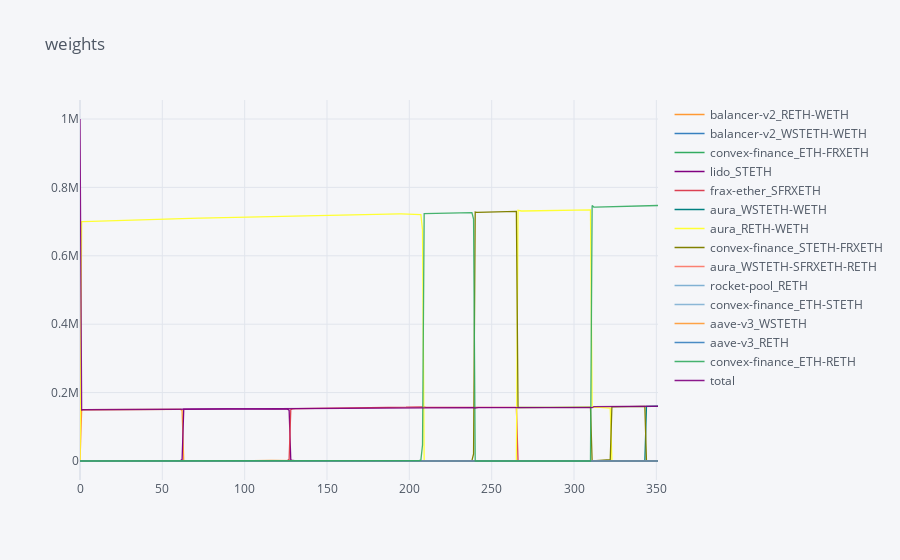

Notebook cell for this chart:
### Markdown cell above
## zoom on optimal settings

### Code cell
weights = backtest['weights']
weights = weights.rename(columns={col: strategies[vault][vault][int(col)] if col != 'total' else col for col in backtest['weights'].columns})
weights.iplot(title='weights')

### Figure 1 — Plotly figure (JSON) as saved in the notebook; plotly's stock layout.template omitted (floating-point values rounded to 4 significant figures; data arrays with more than 128 entries replaced by an {"elided": "..."} marker saying what was removed)
{"data": [{"line": {"color": "rgba(255, 153, 51, 1.0)", "dash": "solid", "shape": "linear", "width": 1.3}, "mode": "lines", "name": "balancer-v2_RETH-WETH", "text": "", "type": "scatter", "x": {"elided": "352 int values"}, "y": {"elided": "352 float values"}}, {"line": {"color": "rgba(55, 128, 191, 1.0)", "dash": "solid", "shape": "linear", "width": 1.3}, "mode": "lines", "name": "balancer-v2_WSTETH-WETH", "text": "", "type": "scatter", "x": {"elided": "352 int values"}, "y": {"elided": "352 float values"}}, {"line": {"color": "rgba(50, 171, 96, 1.0)", "dash": "solid", "shape": "linear", "width": 1.3}, "mode": "lines", "name": "convex-finance_ETH-FRXETH", "text": "", "type": "scatter", "x": {"elided": "352 int values"}, "y": {"elided": "352 float values"}}, {"line": {"color": "rgba(128, 0, 128, 1.0)", "dash": "solid", "shape": "linear", "width": 1.3}, "mode": "lines", "name": "lido_STETH", "text": "", "type": "scatter", "x": {"elided": "352 int values"}, "y": {"elided": "352 float values"}}, {"line": {"color": "rgba(219, 64, 82, 1.0)", "dash": "solid", "shape": "linear", "width": 1.3}, "mode": "lines", "name": "frax-ether_SFRXETH", "text": "", "type": "scatter", "x": {"elided": "352 int values"}, "y": {"elided": "352 float values"}}, {"line": {"color": "rgba(0, 128, 128, 1.0)", "dash": "solid", "shape": "linear", "width": 1.3}, "mode": "lines", "name": "aura_WSTETH-WETH", "text": "", "type": "scatter", "x": {"elided": "352 int values"}, "y": {"elided": "352 float values"}}, {"line": {"color": "rgba(255, 255, 51, 1.0)", "dash": "solid", "shape": "linear", "width": 1.3}, "mode": "lines", "name": "aura_RETH-WETH", "text": "", "type": "scatter", "x": {"elided": "352 int values"}, "y": {"elided": "352 float values"}}, {"line": {"color": "rgba(128, 128, 0, 1.0)", "dash": "solid", "shape": "linear", "width": 1.3}, "mode": "lines", "name": "convex-finance_STETH-FRXETH", "text": "", "type": "scatter", "x": {"elided": "352 int values"}, "y": {"elided": "352 float values"}}, {"line": {"color": "rgba(251, 128, 114, 1.0)", "dash": "solid", "shape": "linear", "width": 1.3}, "mode": "lines", "name": "aura_WSTETH-SFRXETH-RETH", "text": "", "type": "scatter", "x": {"elided": "352 int values"}, "y": {"elided": "352 float values"}}, {"line": {"color": "rgba(128, 177, 211, 1.0)", "dash": "solid", "shape": "linear", "width": 1.3}, "mode": "lines", "name": "rocket-pool_RETH", "text": "", "type": "scatter", "x": {"elided": "352 int values"}, "y": {"elided": "352 float values"}}, {"line": {"color": "rgba(128, 177, 211, 0.8999999999999999)", "dash": "solid", "shape": "linear", "width": 1.3}, "mode": "lines", "name": "convex-finance_ETH-STETH", "text": "", "type": "scatter", "x": {"elided": "352 int values"}, "y": {"elided": "352 float values"}}, {"line": {"color": "rgba(255, 153, 51, 0.8999999999999999)", "dash": "solid", "shape": "linear", "width": 1.3}, "mode": "lines", "name": "aave-v3_WSTETH", "text": "", "type": "scatter", "x": {"elided": "352 int values"}, "y": {"elided": "352 float values"}}, {"line": {"color": "rgba(55, 128, 191, 0.8999999999999999)", "dash": "solid", "shape": "linear", "width": 1.3}, "mode": "lines", "name": "aave-v3_RETH", "text": "", "type": "scatter", "x": {"elided": "352 int values"}, "y": {"elided": "352 float values"}}, {"line": {"color": "rgba(50, 171, 96, 0.8999999999999999)", "dash": "solid", "shape": "linear", "width": 1.3}, "mode": "lines", "name": "convex-finance_ETH-RETH", "text": "", "type": "scatter", "x": {"elided": "352 int values"}, "y": {"elided": "352 float values"}}, {"line": {"color": "rgba(128, 0, 128, 0.8999999999999999)", "dash": "solid", "shape": "linear", "width": 1.3}, "mode": "lines", "name": "total", "text": "", "type": "scatter", "x": {"elided": "352 int values"}, "y": {"elided": "352 float values"}}], "layout": {"legend": {"bgcolor": "#F5F6F9", "font": {"color": "#4D5663"}}, "paper_bgcolor": "#F5F6F9", "plot_bgcolor": "#F5F6F9", "title": {"font": {"color": "#4D5663"}, "text": "weights"}, "xaxis": {"gridcolor": "#E1E5ED", "showgrid": true, "tickfont": {"color": "#4D5663"}, "title": {"font": {"color": "#4D5663"}, "text": ""}, "zerolinecolor": "#E1E5ED"}, "yaxis": {"gridcolor": "#E1E5ED", "showgrid": true, "tickfont": {"color": "#4D5663"}, "title": {"font": {"color": "#4D5663"}, "text": ""}, "zerolinecolor": "#E1E5ED"}}}
